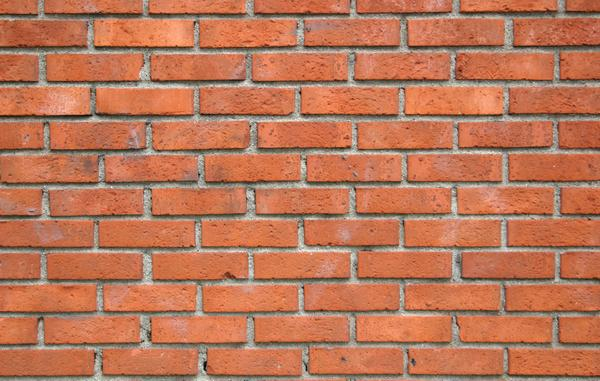
#> input picture lab8/pictures_src/kirp.png, 600 x 381 px; its folder holds only this picture in this run
$ python main.py
#> lines starting #> are read from the running program, lines starting #| are printed output that depends on the picture
import os
import glob
import colorsys
import numpy as np
from pathlib import Path
from PIL import Image
import matplotlib.pyplot as plt

SRC_DIR = "pictures_src"
DST_DIR = "pictures_results"
os.makedirs(DST_DIR, exist_ok=True)

D = 1
G = 16

GAMMA = 0.5  # Параметр для степенного преобразования

def power_transform(L: np.ndarray, gamma=GAMMA):
    """Применяет степенное преобразование к каналу L."""
    L = np.clip(L, 0.0, 1.0)
    return np.power(L, gamma)
def rgb_to_hls_arr(img: np.ndarray):
    """img: H×W×3 uint8 → возвращает (H,W) массивы H,L,S в [0..1]."""
    hls = np.zeros_like(img, dtype=float)
    for i in range(img.shape[0]):

        for j in range(img.shape[1]):
            r, g, b = img[i,j] / 255.0
            h, l, s = colorsys.rgb_to_hls(r, g, b)
            h = max(0.0, min(1.0, h))
            l = max(0.0, min(1.0, l))
            s = max(0.0, min(1.0, s))
            hls[i,j] = (h, l, s)
    return hls[:,:,0], hls[:,:,1], hls[:,:,2]

def hls_to_rgb_arr(H, L, S):
    """H,L,S в [0..1] → возвращает H×W×3 uint8."""
    out = np.zeros((H.shape[0], H.shape[1], 3), dtype=np.uint8)
    for i in range(H.shape[0]):
        for j in range(H.shape[1]):
            h = max(0.0, min(1.0, H[i,j]))
            l = max(0.0, min(1.0, L[i,j]))
            s = max(0.0, min(1.0, S[i,j]))
            r, g, b = colorsys.hls_to_rgb(H[i,j], L[i,j], S[i,j])
            out[i,j] = (
                int(np.clip(r*255, 0, 255)),
                int(np.clip(g*255, 0, 255)),
                int(np.clip(b*255, 0, 255))
            )
    return out

def equalize_histogram(L: np.ndarray):
    """L float [0..1] → L_eq float [0..1] методом выравнивания гистограммы."""
    flat = (L*255).astype(int).ravel()
    hist = np.bincount(flat, minlength=256)
    cdf = hist.cumsum()
    cdf_norm = (cdf - cdf.min()) / (cdf.max() - cdf.min())
    L_eq = cdf_norm[flat].reshape(L.shape)
    return L_eq

def compute_lbp(image: np.ndarray):
    """Вычисляет карту LBP для полутонового изображения."""
    h, w = image.shape
    if h < 3 or w < 3:
        raise ValueError("Изображение слишком маленькое для LBP (мин. 3x3 пикселя)")

    lbp = np.zeros((h-2, w-2), dtype=np.uint8)
    for i in range(1, h-1):
        for j in range(1, w-1):
            center = image[i,j]
            code = 0
            code |= (image[i-1,j-1] >= center) << 7
            code |= (image[i-1,j] >= center) << 6
            code |= (image[i-1,j+1] >= center) << 5
            code |= (image[i,j+1] >= center) << 4
            code |= (image[i+1,j+1] >= center) << 3
            code |= (image[i+1,j] >= center) << 2
            code |= (image[i+1,j-1] >= center) << 1
            code |= (image[i,j-1] >= center) << 0
            lbp[i-1,j-1] = code
    return lbp

def compute_lbp_histogram(lbp: np.ndarray):
    """Вычисляет гистограмму LBP."""
    hist, _ = np.histogram(lbp.ravel(), bins=256, range=(0,256))
    return hist

def compute_features(hist: np.ndarray):
    """Рассчитывает энтропию и среднее значение гистограммы."""
    prob = hist / hist.sum()
    prob = prob[prob > 0]
    entropy = -np.sum(prob * np.log2(prob))
    mean = np.mean(hist)
    return entropy, mean


def process_image(path: str):
#> called with path = 'pictures_src/kirp.png'
    name = Path(path).stem
    img = Image.open(path).convert("RGB")  # Ensure 3 channels
#> img is the input picture: PIL image 600x381 RGB; mean R, G, B 187.5, 118.5, 88.4
    arr = np.array(img)
    if arr.ndim != 3 or arr.shape[2] != 3:
        raise ValueError(f"Image {path} is not RGB (shape: {arr.shape})")

    # Конвертация в HSL и обработка канала L
    H, L, S = rgb_to_hls_arr(arr)
#> after the loop in rgb_to_hls_arr, `for i in range(img.shape[0]):`:
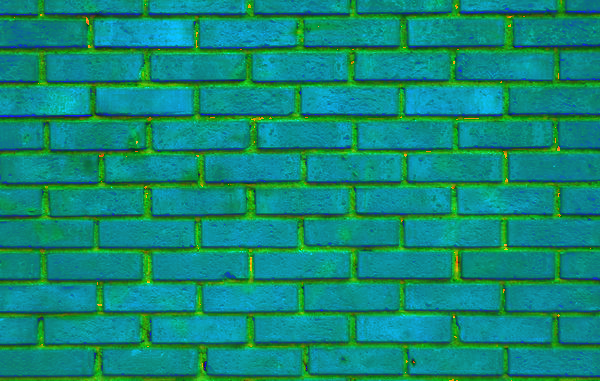
#> hls: shape (381, 600, 3) float64; mean R, G, B 0.0643, 0.541, 0.472
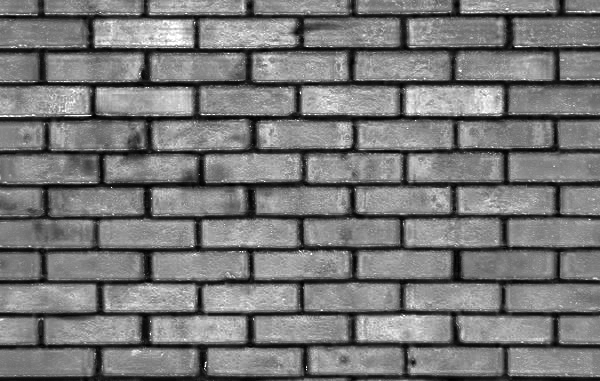
#> S: shape (381, 600) float64; min 0, max 1, mean 0.472
    L_gray = (L*255).astype(np.uint8)

    # Вычисление LBP и признаков для исходного изображения
    lbp_orig = compute_lbp(L_gray)
#> after the loop in compute_lbp, `for i in range(1, h-1):`:
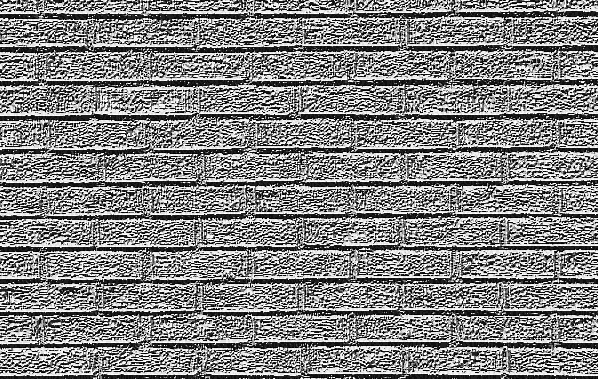
#> lbp: shape (379, 598); min 0, max 255, mean 131.1
    hist_orig = compute_lbp_histogram(lbp_orig)
#> in compute_lbp_histogram, `hist, _ = np.histogram(lbp.ravel(), bins=256, range=(0,256))`: hist = 256 values, max 14953 at index 255, min 4 at index 85, mean 885.3
#> hist_orig has the same summary as hist in compute_lbp_histogram
    entropy0, mean0 = compute_features(hist_orig)
#> in compute_features, `prob = hist / hist.sum()`: prob = 256 values, max 0.066 at index 255, min 1.76e-05 at index 85, mean 0.00391
#> in compute_features, `entropy = -np.sum(prob * np.log2(prob))`: entropy = 6.51
#> in compute_features, `mean = np.mean(hist)`: mean = 885.3
#> entropy0 = 6.51; mean0 = 885.3

    # Степенное преобразование
    L_trans = power_transform(L)
#> in power_transform, `return np.power(L, gamma)`:
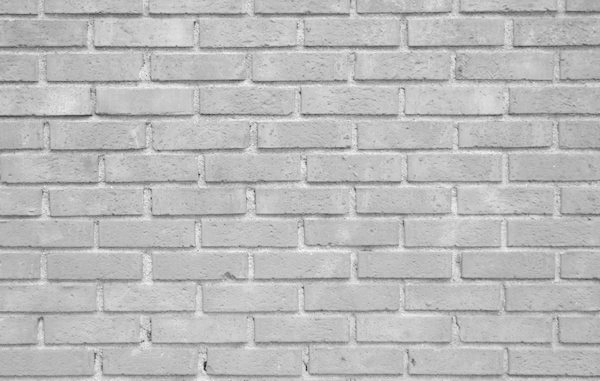
#> returned value: shape (381, 600) float64; min 0.125, max 0.974, mean 0.732
    L_trans_gray = (L_trans*255).astype(np.uint8)
    arr_trans = hls_to_rgb_arr(H, L_trans, S)
#> after the loop in hls_to_rgb_arr, `for i in range(H.shape[0]):`:
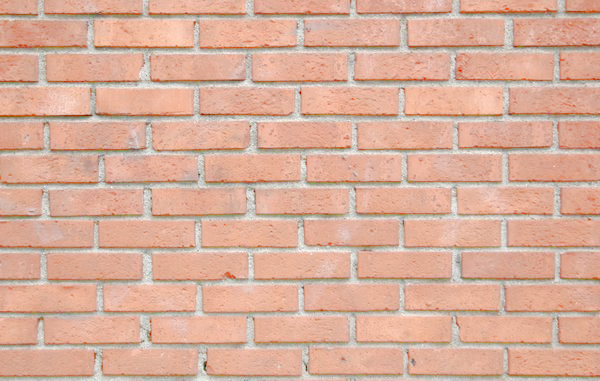
#> out: shape (381, 600, 3); mean of channels 0, 1, 2 217.1, 174.4, 154.9; drawn as R, G, B

    # Вычисление LBP и признаков после преобразования
    lbp_trans = compute_lbp(L_trans_gray)
#> after the loop in compute_lbp (call 2), `for i in range(1, h-1):`:
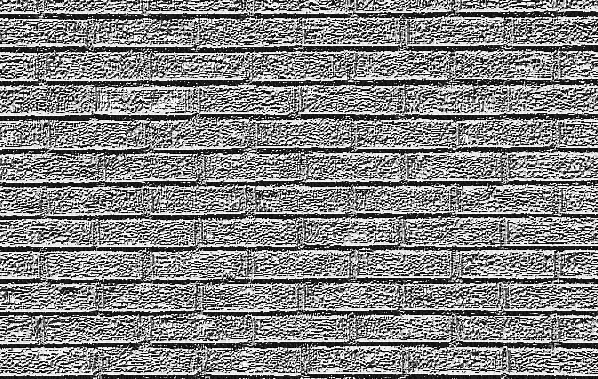
#> lbp: shape (379, 598); min 0, max 255, mean 133.6
    hist_trans = compute_lbp_histogram(lbp_trans)
#> hist_trans = 256 values, max 16364 at index 255, min 4 at index 85, mean 885.3
    entropy1, mean1 = compute_features(hist_trans)
#> entropy1 = 6.5; mean1 = 885.3

    # Сохранение результатов
    Image.fromarray(L_gray).save(f"{DST_DIR}/{name}_gray.png")
    Image.fromarray(L_trans_gray).save(f"{DST_DIR}/{name}_gray_trans.png")

    # Визуализация гистограмм
    plt.figure(figsize=(12,6))
    plt.subplot(121); plt.hist(L_gray.ravel(), 256); plt.title("Яркость до")
    plt.subplot(122); plt.hist(L_trans_gray.ravel(), 256); plt.title("Яркость после")
    plt.savefig(f"{DST_DIR}/{name}_hists.png"); plt.close()

    # Гистограммы LBP
    plt.figure(figsize=(12,6))
    plt.subplot(121); plt.bar(range(256), hist_orig); plt.title("LBP до")
    plt.subplot(122); plt.bar(range(256), hist_trans); plt.title("LBP после")
    plt.savefig(f"{DST_DIR}/{name}_lbp_hists.png"); plt.close()
#> after `plt.savefig(f'{DST_DIR}/{name}_lbp_hists.png')`:
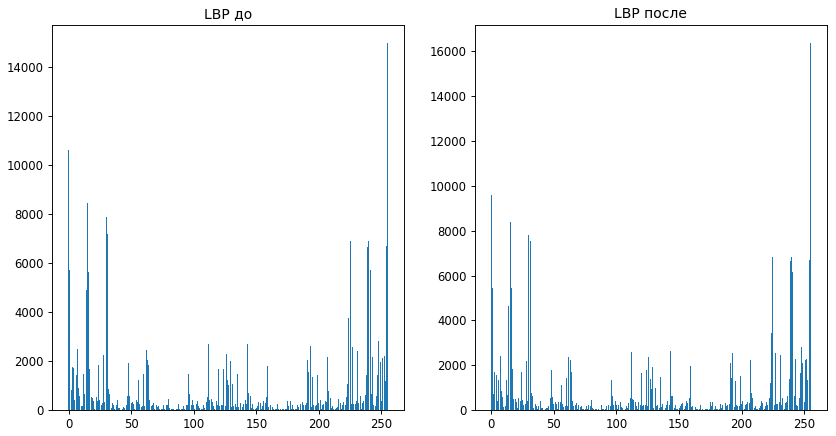
#> figure drawn by matplotlib, 2 panels; panel 1: tallest bar 14953 high, from x = 254.6 to 255.4; panel 2: tallest bar 16364 high, from x = 254.6 to 255.4

    # Сохранение признаков
    with open(f"{DST_DIR}/{name}_features.txt", "w") as f:
        f.write(f"Энтропия: {entropy0:.2f} -> {entropy1:.2f}\n")
        f.write(f"Среднее: {mean0:.2f} -> {mean1:.2f}\n")


def main():
    files = glob.glob(os.path.join(SRC_DIR, "*.*"))
    for path in files:
        try:
            process_image(path)
        except Exception as e:
            print(f"[!]{path} — ошибка: {e}")

if __name__ == "__main__":
    main()
